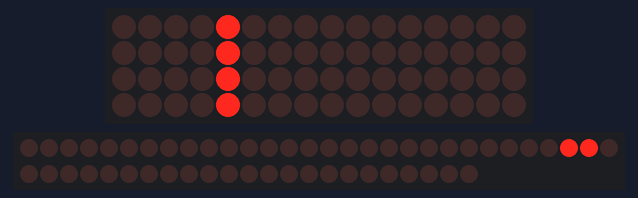
Bench run of a sketch on a simulated Arduino Uno, built with avr-gcc and run on an emulated ATmega328P. Shown: 16×4 LED matrix, 53 shift-register outputs drawn as a row of LEDs (first output left, lit = HIGH). Wiring (inferred from the names in the program): 8 × shift register (74HC595): data A2; shift clock A1; latch A0; LED cube drawn one layer per row (orientation assumed): layers pin 2, pin 8, pin 6, pin 4; columns pin 3, pin 5, pin 7, pin 9, pin 13, Q27, Q28, Q29, Q30, Q31, Q32, Q33, Q34, Q35, Q36, Q37. Wiring (inferred from the signals the program sends): row of LEDs: on Q0, Q1, Q2, Q3, Q4, Q5, Q6, Q7, Q8, Q9, Q10, Q11, Q12, Q13, Q14, Q15, Q16, Q17, Q18, Q19, Q20, Q21, Q22, Q23, Q24, Q25, Q26, Q38, Q39, Q40, Q41, Q42, Q43, Q44, Q45, Q46, Q47, Q48, Q49, Q50, Q51, Q52, Q53, Q54, Q55, Q56, Q57, Q58, Q59, Q60, Q61, Q62, Q63.

Above: at 0.1 s.

The sketch:

shiftregister64.ino
```cpp
// https://hogehoge.tk/tool/number.html
// ※CUBEは1番上から1段目，1番下は8段目

const int g_SRCLK = A1;                           //74hc595 11
const int g_RCLK = A0;                            //74hc595 12
const int g_SER = A2;                             //74hc595 14
const int g_GND[8] = { 2, 9, 8, 7, 6, 5, 4, 3 };  //※ ボード左から左記順

byte patterns[8][8] = {  //※
  { 0x00, 0x00, 0x00, 0xFF, 0x00, 0x00, 0x00, 0x00 },
  { 0x00, 0x00, 0x00, 0x00, 0x00, 0x00, 0x00, 0x00 },
  { 0x00, 0x00, 0x00, 0xFF, 0x00, 0x00, 0x00, 0x00 },
  { 0x00, 0x00, 0x00, 0x00, 0x00, 0x00, 0x00, 0x00 },
  { 0x00, 0x00, 0x00, 0xFF, 0x00, 0x00, 0x00, 0x00 },
  { 0x00, 0x00, 0x00, 0x00, 0x00, 0x00, 0x00, 0x00 },
  { 0x00, 0x00, 0x00, 0xFF, 0x00, 0x00, 0x00, 0x00 },
  { 0x00, 0x00, 0x00, 0x00, 0x00, 0x00, 0x00, 0x00 }
};

void setup() {
  pinMode(g_SRCLK, OUTPUT);
  pinMode(g_RCLK, OUTPUT);
  pinMode(g_SER, OUTPUT);
  pinMode(13, OUTPUT);

  for (int i = 0; i < 8; i++) {
    pinMode(g_GND[i], OUTPUT);
  }
}

void loop() {
  for (int i = 0; i < 8; i++) {
    digitalWrite(13, HIGH);

    digitalWrite(g_GND[i], HIGH);
    digitalWrite(g_RCLK, LOW);
    shiftOut(g_SER, g_SRCLK, MSBFIRST, patterns[i][0]);
    shiftOut(g_SER, g_SRCLK, MSBFIRST, patterns[i][1]);
    shiftOut(g_SER, g_SRCLK, MSBFIRST, patterns[i][2]);
    shiftOut(g_SER, g_SRCLK, MSBFIRST, patterns[i][3]);
    shiftOut(g_SER, g_SRCLK, MSBFIRST, patterns[i][4]);
    shiftOut(g_SER, g_SRCLK, MSBFIRST, patterns[i][5]);
    shiftOut(g_SER, g_SRCLK, MSBFIRST, patterns[i][6]);
    shiftOut(g_SER, g_SRCLK, MSBFIRST, patterns[i][7]);
    digitalWrite(g_RCLK, HIGH);
    digitalWrite(13, LOW);

    digitalWrite(g_GND[i], LOW);
  }
}
```
